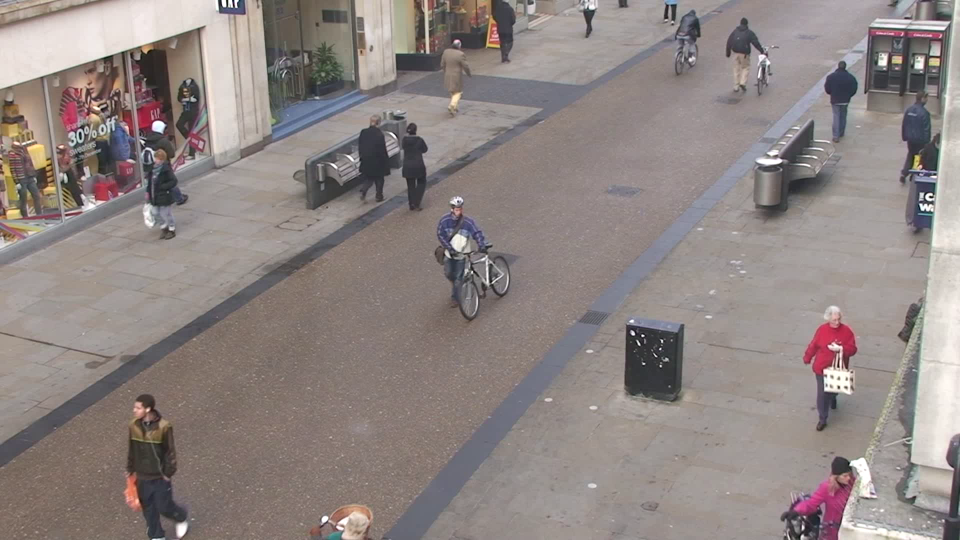
#> input picture Data/image.png, 1920 x 1080 px, given in place of calle.avi, which was not available (shown at 1/2 size)
$ jupyter execute --allow-errors 'Experimento 1 - Visualización del vídeo. Identificación de puntos.ipynb'   (shell and % lines are left out)   (text cells are left out)
#> lines starting #> are read from the running program, lines starting #| are printed output that depends on the picture; after the words box and inside, x2 and y2 are one past the last pixel; in counts of white or black regions, pixels touching at a corner belong together; pictures that were not available may be replaced by others from this repository, and a replacement may not be noted
[cell 1]
# Instalamos open cv en caso no se cuente con el

[cell 2]
# Se importan las librerías que utilizaremos
import cv2
import matplotlib.pyplot as plt
from IPython.display import clear_output
import pandas as pd
import numpy as np

#> (a cell that did not finish here is left out)

[cell 4]
# Se importa el video
video = cv2.VideoCapture('../Data/calle.avi')
# Se obtiene el primer frame
s,image = video.read()
#> image is the input picture: shape (1080, 1920, 3); mean B, G, R 130.8, 133.3, 143
# Se almacena la imagen para poder obtener los puntos de transformacion
# cv2.imwrite('../Data/image.png',image)
# Estos puntos de referencia fueron obtenidos con la ayuda de la herramienta sobre la acera que tiene remarcada las lozas:
# https://yangcha.github.io/iview/iview.html
puntos = np.float32([[175, 458],[784,178],[1084, 217], [554,533]])
# Se copia la imagen y se remarcan los puntos
imgDibujo = image.copy()
for i in range(0, 4):
  cv2.circle(imgDibujo, tuple(puntos[i]), 30, (255,0,0), -1)
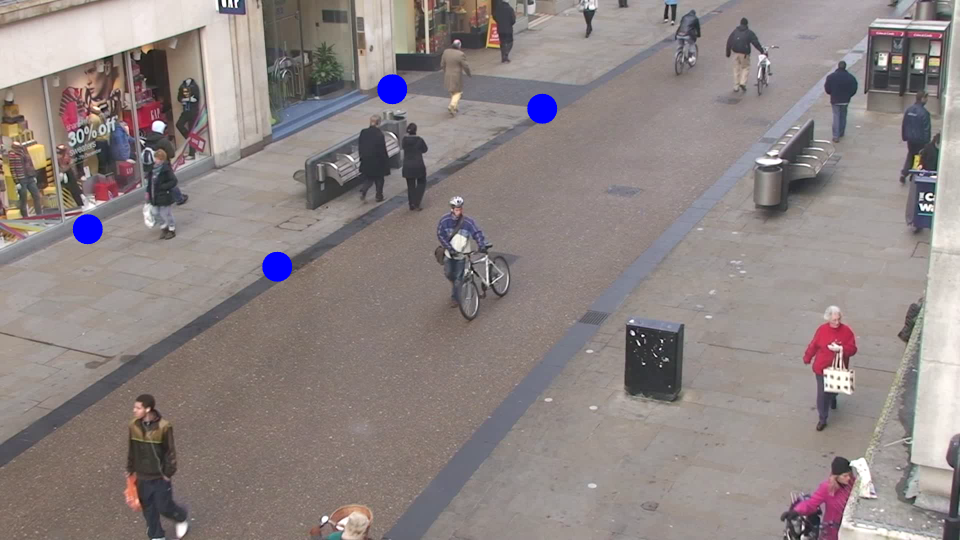
#> imgDibujo: shape (1080, 1920, 3) (shown at 1/2 size); 0.54% of pixels changed, all inside (x1, y1, x2, y2) = (145, 148, 1115, 564)
# Se usa los puntos para obtener el poligono
pts = puntos.reshape((-1,1,2))
cv2.polylines(imgDibujo, [pts.astype(np.int32)], True, (0,255,0), thickness=10)
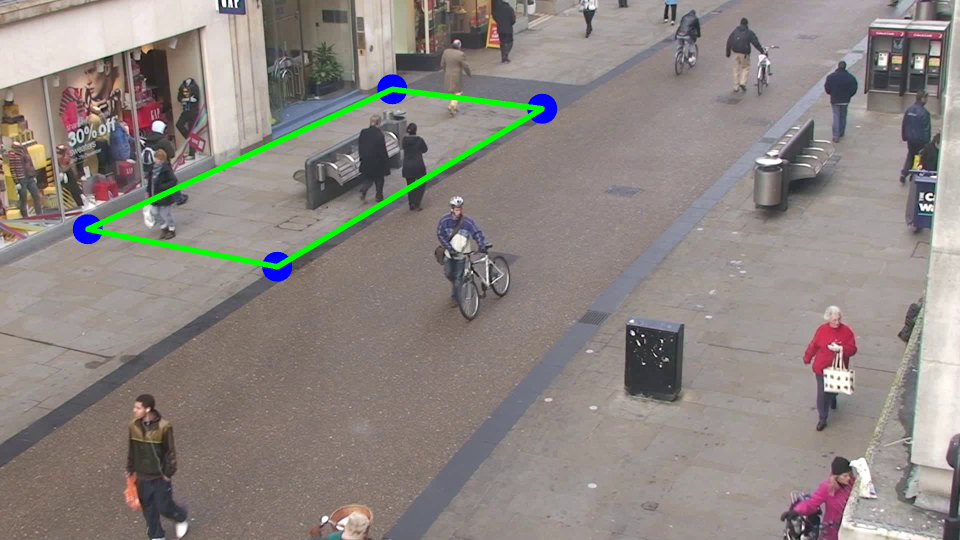
#> imgDibujo: shape (1080, 1920, 3) (shown at 1/2 size); 1.06% of pixels changed, all inside (x1, y1, x2, y2) = (170, 173, 1090, 539)
b,g,r = cv2.split(imgDibujo)
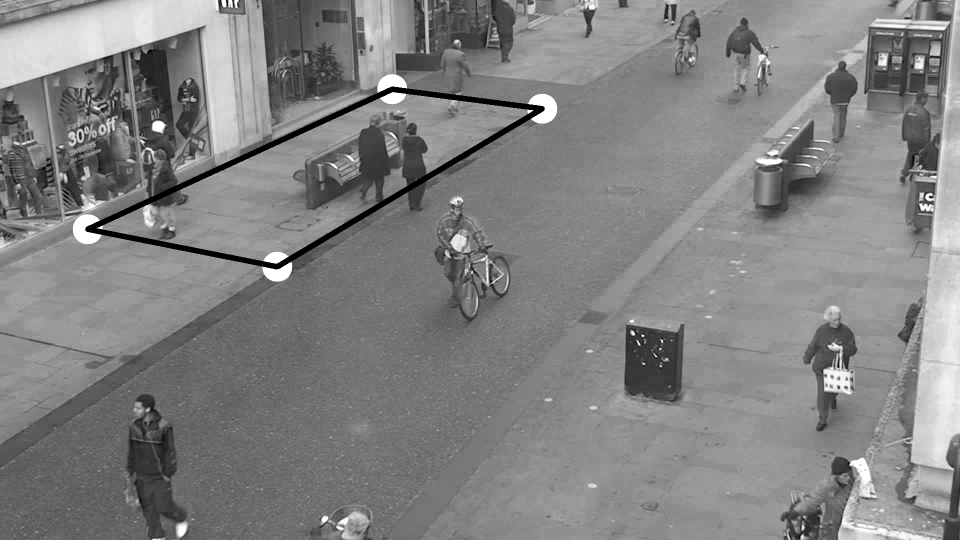
#> b: shape (1080, 1920) (shown at 1/2 size); min 0, max 255, mean 130
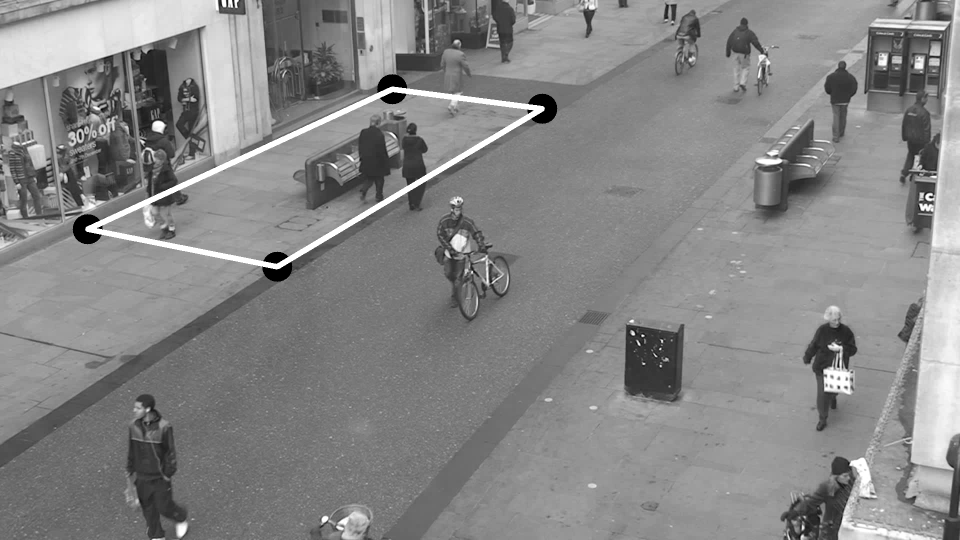
#> g: shape (1080, 1920) (shown at 1/2 size); min 0, max 255, mean 134.2
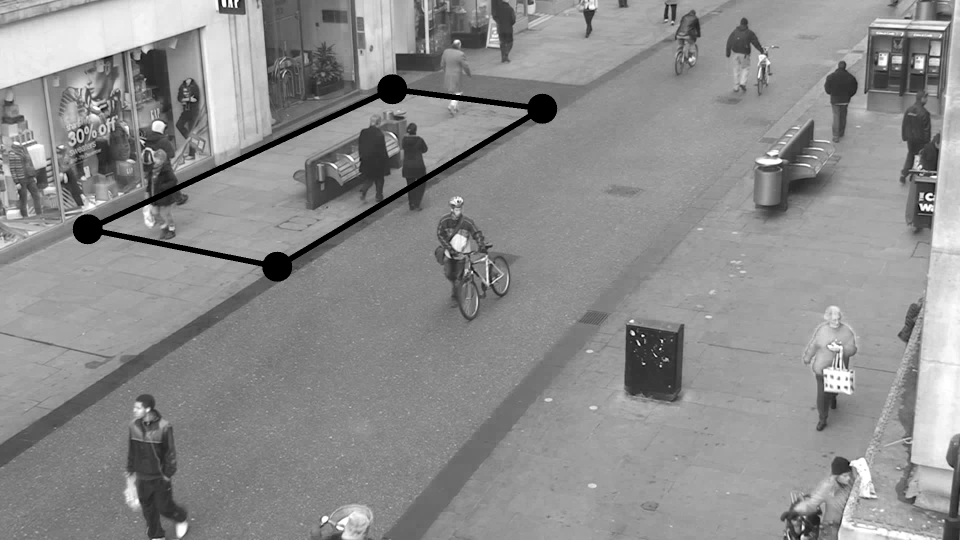
#> r: shape (1080, 1920) (shown at 1/2 size); min 0, max 255, mean 141.1
# Se muestra los puntos de referencia tomados en el frame
imgDibujo = cv2.merge((r,g,b))
plt.figure(figsize=(10,10))
#> (this line was passed over: IPython is not available in this run)
plt.imshow(imgDibujo)
#> (this line was passed over: IPython is not available in this run)
plt.show()

[cell 5]
#6 lozas de ancho - Aproximamos ancho de 40 cm
#15 Lozas de alto - Aproximamos largo de 40 cm
width = 6*40
height = 15*40

# Hacemos la transformacion
target = np.float32([[0,height],[0,0],[width,0],[width,height]])
# Obtenemos la matriz de transformacion
matrix = cv2.getPerspectiveTransform(puntos, target)
#> matrix = [[0.857, 1.86, -1004], [-0.392, 3.02, -229.7], [-7.74e-06, 0.00177, 1]]
# Aplicamos la transformacion en el dibujo
b,g,r = cv2.split(imgDibujo)
imgDibujo = cv2.merge((r,g,b))
result = cv2.warpPerspective(imgDibujo, matrix, (width,height))
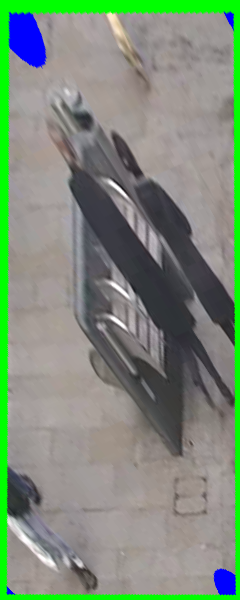
#> result: shape (600, 240, 3); mean B, G, R 122, 141, 124.7
plt.figure(figsize=(10,30))
#> (this line was passed over: IPython is not available in this run)
plt.imshow(result)
#> (this line was passed over: IPython is not available in this run)
plt.show()
